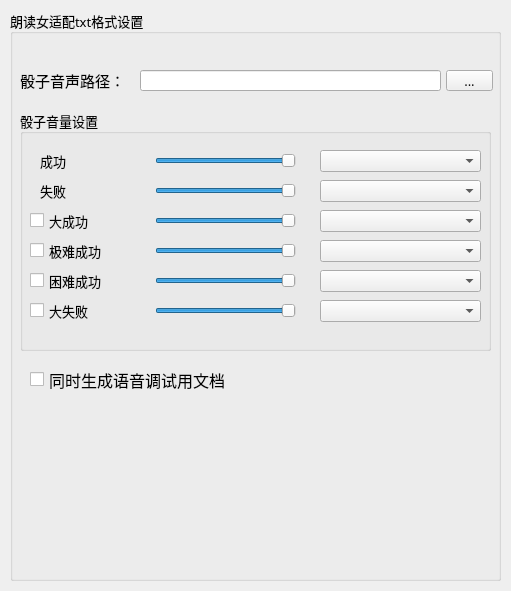
<?xml version="1.0" encoding="UTF-8"?>
<ui version="4.0">
 <class>Dialog</class>
 <widget class="QDialog" name="Dialog">
  <property name="geometry">
   <rect>
    <x>0</x>
    <y>0</y>
    <width>511</width>
    <height>591</height>
   </rect>
  </property>
  <property name="windowTitle">
   <string>Dialog</string>
  </property>
  <widget class="QGroupBox" name="ldn_txt_formset">
   <property name="geometry">
    <rect>
     <x>10</x>
     <y>10</y>
     <width>491</width>
     <height>571</height>
    </rect>
   </property>
   <property name="font">
    <font>
     <family>华文细黑</family>
     <pointsize>10</pointsize>
    </font>
   </property>
   <property name="title">
    <string>朗读女适配txt格式设置</string>
   </property>
   <widget class="QCheckBox" name="ldn_generateTest_check">
    <property name="geometry">
     <rect>
      <x>20</x>
      <y>360</y>
      <width>251</width>
      <height>19</height>
     </rect>
    </property>
    <property name="font">
     <font>
      <family>华文细黑</family>
      <pointsize>12</pointsize>
     </font>
    </property>
    <property name="text">
     <string>同时生成语音调试用文档</string>
    </property>
   </widget>
   <widget class="QLineEdit" name="ldn_dice_sounddir_input">
    <property name="enabled">
     <bool>true</bool>
    </property>
    <property name="geometry">
     <rect>
      <x>130</x>
      <y>60</y>
      <width>301</width>
      <height>21</height>
     </rect>
    </property>
   </widget>
   <widget class="QToolButton" name="ldn_dice_sounddir_btn">
    <property name="enabled">
     <bool>true</bool>
    </property>
    <property name="geometry">
     <rect>
      <x>436</x>
      <y>60</y>
      <width>47</width>
      <height>21</height>
     </rect>
    </property>
    <property name="text">
     <string>...</string>
    </property>
   </widget>
   <widget class="QLabel" name="ldn_dice_sound_fp_label">
    <property name="enabled">
     <bool>true</bool>
    </property>
    <property name="geometry">
     <rect>
      <x>10</x>
      <y>60</y>
      <width>126</width>
      <height>20</height>
     </rect>
    </property>
    <property name="font">
     <font>
      <family>华文细黑</family>
      <pointsize>11</pointsize>
     </font>
    </property>
    <property name="text">
     <string>骰子音声路径：</string>
    </property>
   </widget>
   <widget class="QGroupBox" name="ldn_dice_soundControl">
    <property name="geometry">
     <rect>
      <x>10</x>
      <y>100</y>
      <width>471</width>
      <height>241</height>
     </rect>
    </property>
    <property name="title">
     <string>骰子音量设置</string>
    </property>
    <widget class="QSlider" name="dice_success_volume">
     <property name="geometry">
      <rect>
       <x>135</x>
       <y>40</y>
       <width>141</width>
       <height>22</height>
      </rect>
     </property>
     <property name="maximum">
      <number>100</number>
     </property>
     <property name="value">
      <number>100</number>
     </property>
     <property name="orientation">
      <enum>Qt::Horizontal</enum>
     </property>
    </widget>
    <widget class="QLabel" name="dice_success_label">
     <property name="geometry">
      <rect>
       <x>20</x>
       <y>40</y>
       <width>72</width>
       <height>21</height>
      </rect>
     </property>
     <property name="text">
      <string>成功</string>
     </property>
    </widget>
    <widget class="QSlider" name="dice_fail_volume">
     <property name="geometry">
      <rect>
       <x>135</x>
       <y>70</y>
       <width>141</width>
       <height>22</height>
      </rect>
     </property>
     <property name="maximum">
      <number>100</number>
     </property>
     <property name="value">
      <number>100</number>
     </property>
     <property name="orientation">
      <enum>Qt::Horizontal</enum>
     </property>
    </widget>
    <widget class="QLabel" name="dice_fail_label">
     <property name="geometry">
      <rect>
       <x>20</x>
       <y>70</y>
       <width>72</width>
       <height>21</height>
      </rect>
     </property>
     <property name="text">
      <string>失败</string>
     </property>
    </widget>
    <widget class="QSlider" name="dice_successSpecial_volume">
     <property name="geometry">
      <rect>
       <x>135</x>
       <y>100</y>
       <width>141</width>
       <height>22</height>
      </rect>
     </property>
     <property name="maximum">
      <number>100</number>
     </property>
     <property name="value">
      <number>100</number>
     </property>
     <property name="orientation">
      <enum>Qt::Horizontal</enum>
     </property>
    </widget>
    <widget class="QCheckBox" name="dice_successSpecial_check">
     <property name="geometry">
      <rect>
       <x>10</x>
       <y>100</y>
       <width>121</width>
       <height>21</height>
      </rect>
     </property>
     <property name="text">
      <string>大成功</string>
     </property>
    </widget>
    <widget class="QCheckBox" name="dice_successDifficult_check">
     <property name="geometry">
      <rect>
       <x>10</x>
       <y>160</y>
       <width>121</width>
       <height>21</height>
      </rect>
     </property>
     <property name="font">
      <font>
       <family>华文细黑</family>
       <pointsize>10</pointsize>
      </font>
     </property>
     <property name="text">
      <string>困难成功</string>
     </property>
    </widget>
    <widget class="QSlider" name="dice_successDifficult_volume">
     <property name="geometry">
      <rect>
       <x>135</x>
       <y>160</y>
       <width>141</width>
       <height>22</height>
      </rect>
     </property>
     <property name="maximum">
      <number>100</number>
     </property>
     <property name="value">
      <number>100</number>
     </property>
     <property name="orientation">
      <enum>Qt::Horizontal</enum>
     </property>
    </widget>
    <widget class="QSlider" name="dice_failSpecial_volume">
     <property name="geometry">
      <rect>
       <x>135</x>
       <y>190</y>
       <width>141</width>
       <height>22</height>
      </rect>
     </property>
     <property name="maximum">
      <number>100</number>
     </property>
     <property name="value">
      <number>100</number>
     </property>
     <property name="orientation">
      <enum>Qt::Horizontal</enum>
     </property>
    </widget>
    <widget class="QCheckBox" name="dice_failSpecial_check">
     <property name="geometry">
      <rect>
       <x>10</x>
       <y>190</y>
       <width>121</width>
       <height>21</height>
      </rect>
     </property>
     <property name="font">
      <font>
       <family>华文细黑</family>
       <pointsize>10</pointsize>
      </font>
     </property>
     <property name="text">
      <string>大失败</string>
     </property>
    </widget>
    <widget class="QCheckBox" name="dice_successExtreme_check">
     <property name="geometry">
      <rect>
       <x>10</x>
       <y>130</y>
       <width>121</width>
       <height>21</height>
      </rect>
     </property>
     <property name="font">
      <font>
       <family>华文细黑</family>
       <pointsize>10</pointsize>
      </font>
     </property>
     <property name="text">
      <string>极难成功</string>
     </property>
    </widget>
    <widget class="QSlider" name="dice_successExtreme_volume">
     <property name="geometry">
      <rect>
       <x>135</x>
       <y>130</y>
       <width>141</width>
       <height>22</height>
      </rect>
     </property>
     <property name="maximum">
      <number>100</number>
     </property>
     <property name="value">
      <number>100</number>
     </property>
     <property name="orientation">
      <enum>Qt::Horizontal</enum>
     </property>
    </widget>
    <widget class="QComboBox" name="dice_success_file">
     <property name="geometry">
      <rect>
       <x>300</x>
       <y>40</y>
       <width>161</width>
       <height>22</height>
      </rect>
     </property>
    </widget>
    <widget class="QComboBox" name="dice_fail_file">
     <property name="geometry">
      <rect>
       <x>300</x>
       <y>70</y>
       <width>161</width>
       <height>22</height>
      </rect>
     </property>
    </widget>
    <widget class="QComboBox" name="dice_successSpecial_file">
     <property name="geometry">
      <rect>
       <x>300</x>
       <y>100</y>
       <width>161</width>
       <height>22</height>
      </rect>
     </property>
    </widget>
    <widget class="QComboBox" name="dice_successExtreme_file">
     <property name="geometry">
      <rect>
       <x>300</x>
       <y>130</y>
       <width>161</width>
       <height>22</height>
      </rect>
     </property>
    </widget>
    <widget class="QComboBox" name="dice_successDifficult_file">
     <property name="geometry">
      <rect>
       <x>300</x>
       <y>160</y>
       <width>161</width>
       <height>22</height>
      </rect>
     </property>
    </widget>
    <widget class="QComboBox" name="dice_failSpecial_file">
     <property name="geometry">
      <rect>
       <x>300</x>
       <y>190</y>
       <width>161</width>
       <height>22</height>
      </rect>
     </property>
    </widget>
   </widget>
  </widget>
 </widget>
 <resources/>
 <connections/>
</ui>
